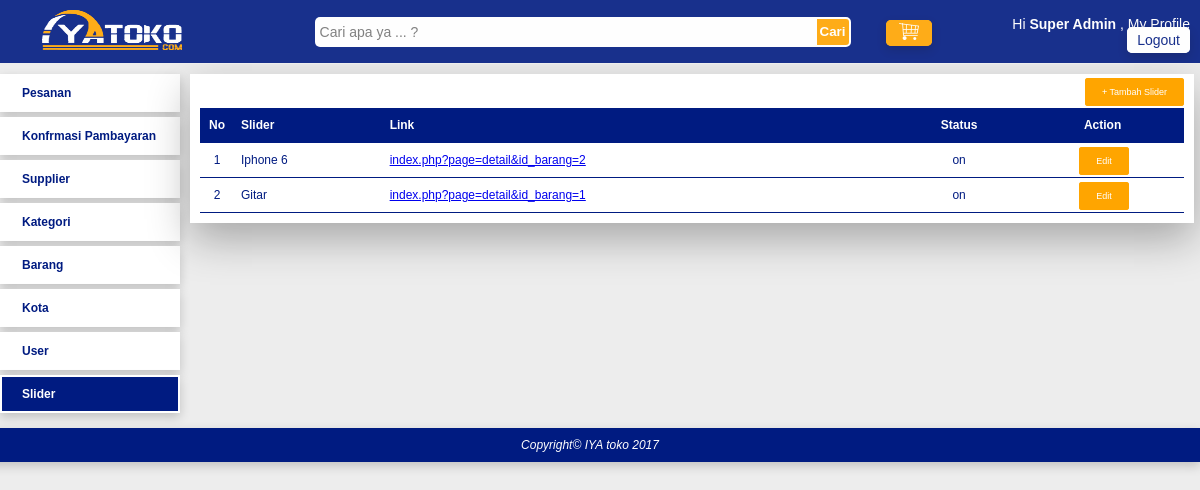
Screenshot of /index.php?page=my_profile&module=slider&action=list (signed in) with the database file from the repository.
### tables this page shows
CREATE TABLE `tb_slider` (
  `id_slider` int(10) NOT NULL AUTO_INCREMENT,
  `nama_slider` varchar(100) NOT NULL,
  `gambar` varchar(150) NOT NULL,
  `link` varchar(500) NOT NULL,
  `status` enum('on','off') NOT NULL,
  PRIMARY KEY (`id_slider`)
);

### module/slider/list.php (the view)
<div id="frame-tambah">
	<a class="tombol-action" href="<?php echo BASE_URL."index.php?page=my_profile&module=slider&action=form"; ?>">+ Tambah Slider</a>
</div>
<?php
    $no=1;
    $querySlider = mysqli_query($koneksi, "SELECT * FROM tb_slider ORDER BY id_slider DESC");
    if(mysqli_num_rows($querySlider) == 0)
    {
        echo "<h3>Saat ini belum ada slider di dalam database</h3>";
    }
    else
    {
        echo "<table class='table-list'>";
            echo "<tr class='baris-title'>
                    <th class='kolom-nomor'>No</th>
                    <th class='kiri'>Slider</th>
                    <th class='kiri'>Link</th>
                    <th class='tengah'>Status</th>
                    <th class='tengah'>Action</th>
                 </tr>";
            while($rowSlider=mysqli_fetch_array($querySlider))
            {
                echo "<tr>
                        <td class='kolom-nomor'>$no</td>
                        <td>$rowSlider[nama_slider]</td>
                        <td><a target='blank' href='".BASE_URL."$rowSlider[link]'>$rowSlider[link]</a></td>
                        <td class='tengah'>$rowSlider[status]</td>
                        <td class='tengah'><a class='tombol-action' href='".BASE_URL."index.php?page=my_profile&module=slider&action=form&id_slider=$rowSlider[id_slider]"."'>Edit</a></td>
                     </tr>";
                $no++;
            }
        echo "</table>";
    }
?>

### css/style.css (style rules this page uses)
body { font-family: arial; font-size: 12px; color: #001B81; background: #EDEDED; margin: 0px; margin-top: 64px; }
.table-list { width: 100%; border-collapse: collapse; }
.table-list tr { border-bottom: 1px #001B81 solid; }
.table-list tr.baris-title { background: #001B81; color: white; }
.table-list tr th, .table-list tr td { padding: 10px 7px; }
.kolom-nomor { width: 20px; text-align: center; }
.kiri { text-align: left; }
.tengah { text-align: center; }
#frame-tambah { margin-bottom: 10px; text-align: right; }
.tombol-action { border: 2px orange solid; background: orange; color: white; padding: 7px 15px; border-radius: 3px; cursor: pointer; text-decoration: none; margin-left: 3px; font-size: 9px; }

### rows the page displays
tb_slider: nama_slider "Iphone 6", link "index.php?page=detail&id_barang=2", status "on"
tb_slider: nama_slider "Gitar", link "index.php?page=detail&id_barang=1", status "on"

### other values shown
$nama_user "Super Admin"
